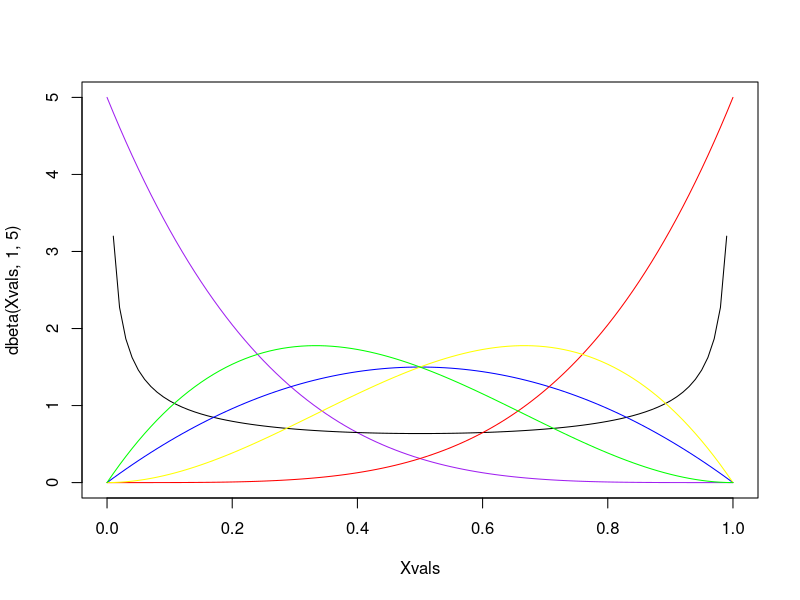
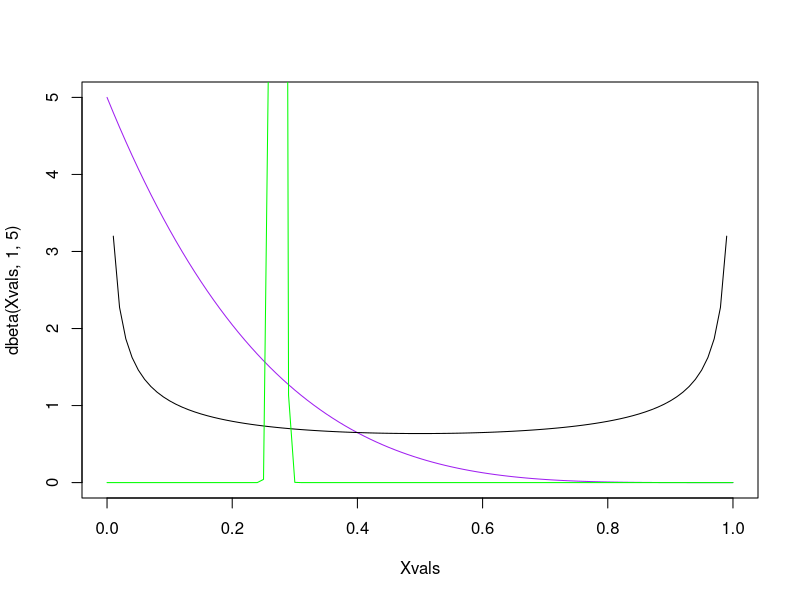
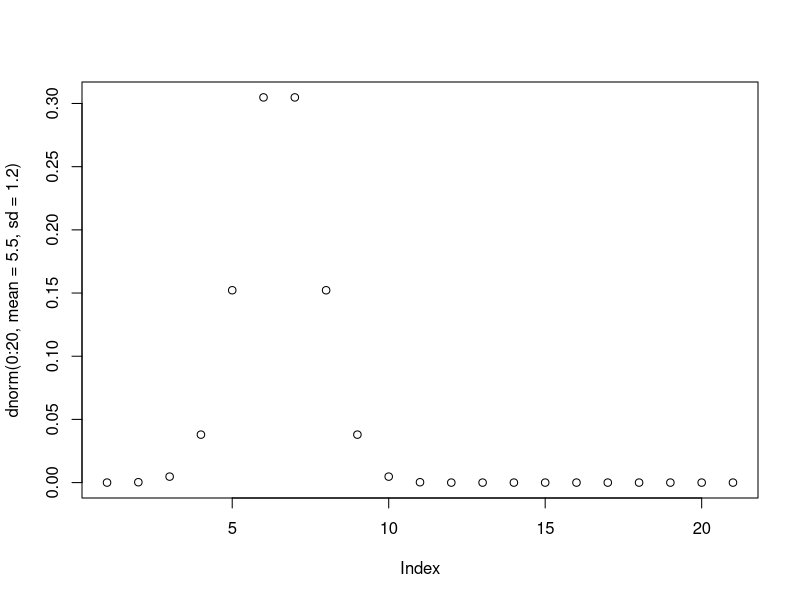
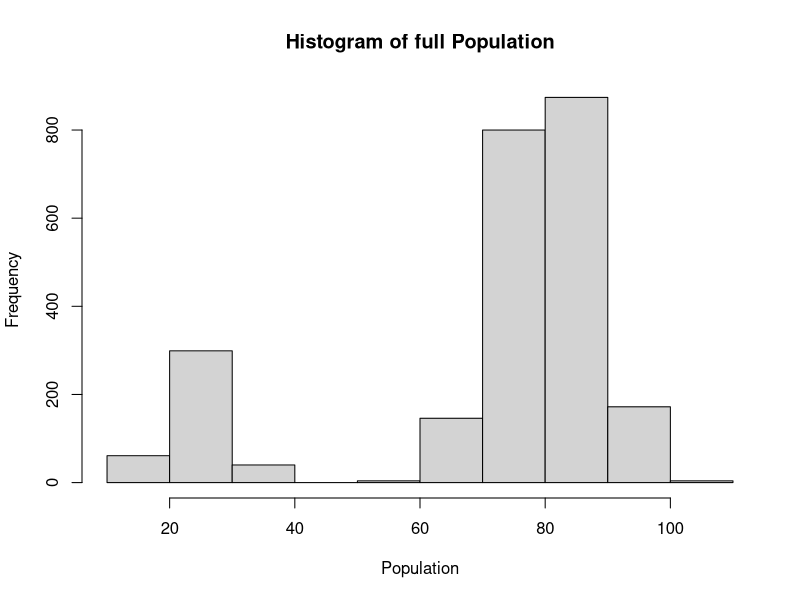
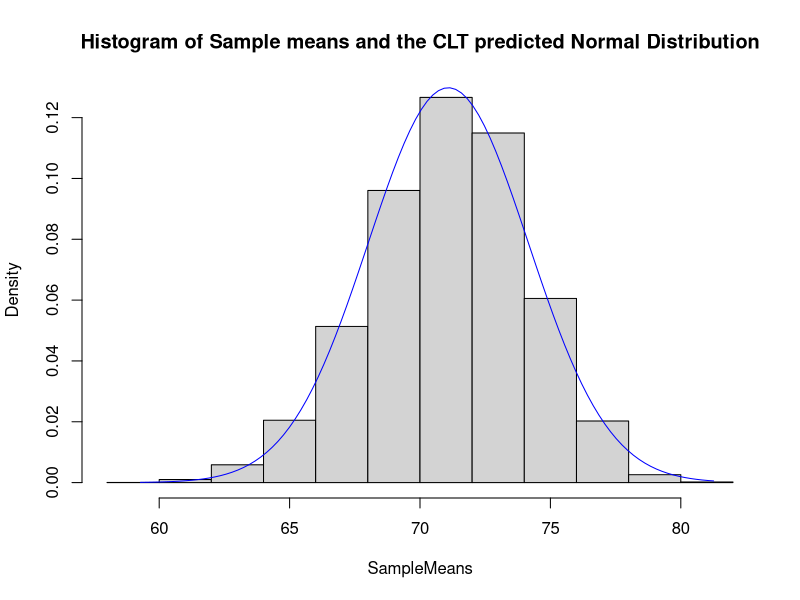
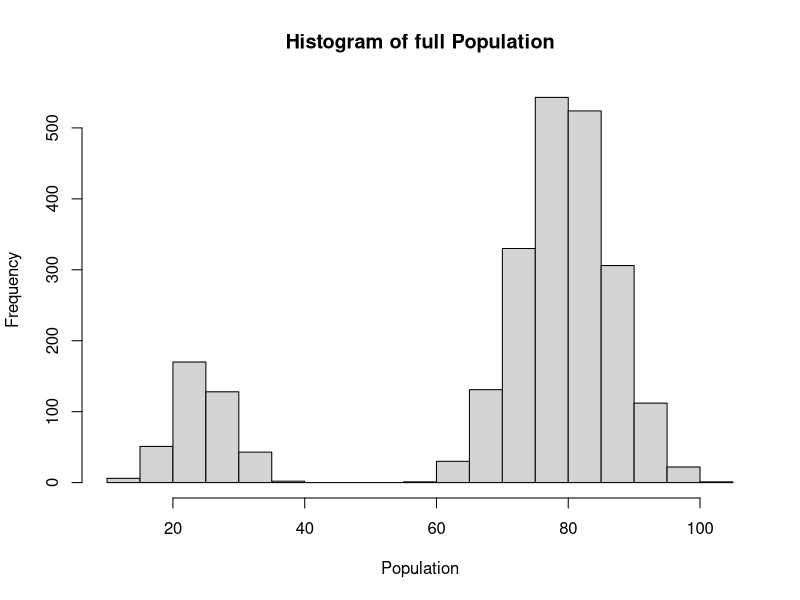
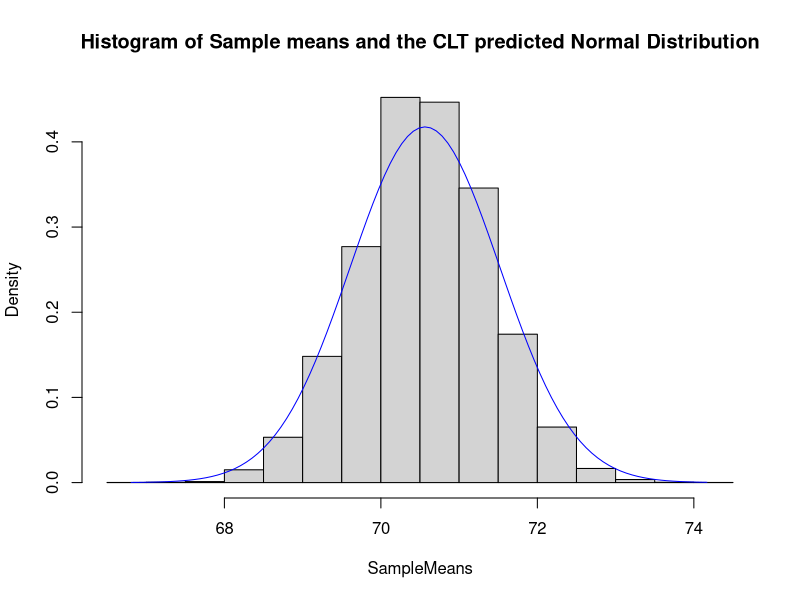
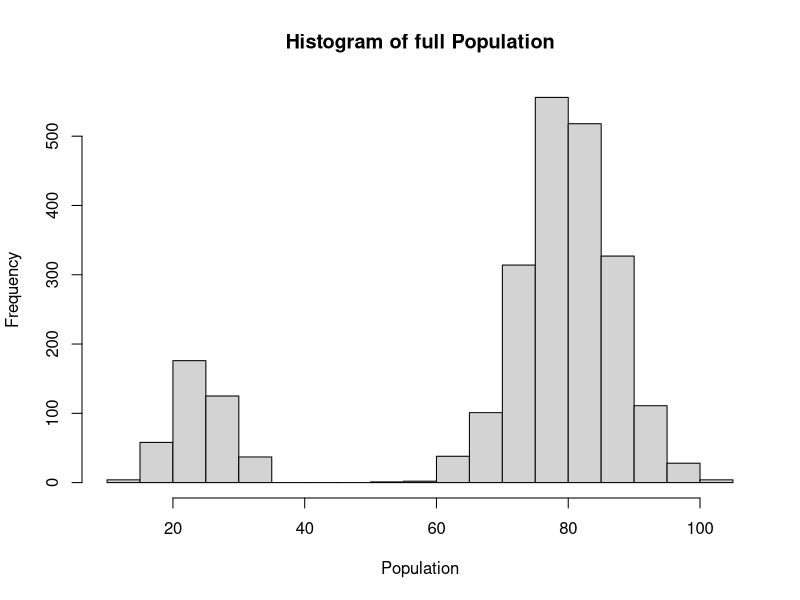

Here is the R script that generated these plots, in order:
## ---- chunk 1
knitr::opts_chunk$set(echo = TRUE)
## ---- chunk 2
pexp(6,1/14)
## ---- chunk 3
pexp(3,1/14)*750+(pexp(6,1/14)-pexp(3,1/14))*375
## ---- chunk 4
quantile(.95, 1/14)
## ---- chunk 5
mean = 14
mean
standev = 14/(sqrt(100))
standev
## ---- chunk 6
standev = 14/(sqrt(100))
pnorm(11,14,standev)
## ---- chunk 7
dx=0.1
Xvalues=seq(0,200,dx) #A vector of a bunch of x-values at an interval of dx
Densities=dexp(Xvalues,rate=1/14)  # The corresponding density values for each Xvalue
Expected=sum(Xvalues*Densities)*dx
StDev=sqrt(sum(Densities*(Xvalues-Expected)^2)*dx)
cat("Expected Value was found to be ", Expected,"\n")
cat("Standard Deviation was found to be ", StDev,"\n")
## ---- chunk 8
dx=0.1
Xvalues=seq(0,200,dx) #A vector of a bunch of x-values at an interval of dx
Densities=dexp(Xvalues,rate=1/14)  # The corresponding density values for each Xvalue
Expected=sum(Xvalues*Densities)*dx
StDev=sqrt(sum(Densities*(Xvalues-Expected)^2)*dx)
cat("Expected Value was found to be ", Expected,"\n")
cat("Standard Deviation was found to be ", StDev,"\n")
## ---- chunk 9
Xvals=seq(0,1,0.01)
plot(Xvals,dbeta(Xvals,1,5),type="l",col="purple")
lines(Xvals,dbeta(Xvals,0.5,0.5))
lines(Xvals,dbeta(Xvals,2,2),col="blue")
lines(Xvals,dbeta(Xvals,5,1),col="red")
lines(Xvals,dbeta(Xvals,3,2),col="yellow")
lines(Xvals,dbeta(Xvals,2,3),col="green")


## ---- chunk 10
Xvals=seq(0,1,0.01)
plot(Xvals,dbeta(Xvals,1,5),type="l",col="purple")
lines(Xvals,dbeta(Xvals,.5,.5))
lines(Xvals,dbeta(Xvals,1500,4000),col="green")


## ---- chunk 11
pexp(.29,1500,4000)
prob= 1 - pexp(.29,1500,4000)
prob
## ---- chunk 12
plot(dnorm(0:20, mean =5.5, sd =1.2))
## ---- chunk 13
dnorm(5, mean =5.5, sd =1.2)*100
## ---- chunk 14
pnorm(7.1, mean =5.5, sd =1.2)
## ---- chunk 15

SampleMeanDist<-function(Population,ntrials,samplesize){
  
  ## Just printing some information about the Population ##
  cat("Population average is ", mean(Population),"\n")
  cat("Population standard deviation is ", sd(Population),"\n")
  cat("Based on the sample size, the theoretical standard error will be ", sd(Population)/sqrt(samplesize),"\n")
  hist(Population, main="Histogram of full Population")
  
  ## This loop creates many trials (each producing a sample mean) ##
  SampleMeans=c()
  for (i in 1:ntrials){
    SampleMeans=c(SampleMeans,mean(sample(Population,samplesize)))
  }
  
  ## Here we plot a histogram of all the resulting sample means ##
  hist(SampleMeans,main="Histogram of Sample means and the CLT predicted Normal Distribution",freq=FALSE)
  
  ## MeanValues is produced by using the range of all sample means
  ## And then this is plotted vs. the theoretical N(mean, SE) distribution
  MeanValues=seq(min(SampleMeans),max(SampleMeans),(max(SampleMeans)-min(SampleMeans))/100)
  lines(MeanValues,dnorm(MeanValues,mean(Population),sd(Population)/sqrt(samplesize)),col="blue")
  
  ## Printing out some information about the sample mean distribution
  cat("Average of the sample means was ", mean(SampleMeans),"\n")
  cat("Standard deviation of the sample means was ", sd(SampleMeans),"\n") 
}
## ---- chunk 16
Studied=rnorm(2000,80,7)
Guessed=rbinom(400,100,1/4)

AllScores=c(Studied,Guessed)

## ---- chunk 17
repeated= 10000 # Here I'm just choosing a number of times to repeat the sampling.

SampleMeanDist(Population=AllScores,ntrials=repeated,samplesize=50)
## ---- chunk 18

SampleMeanDist<-function(Population,ntrials,samplesize){
  
  ## Just printing some information about the Population ##
  cat("Population average is ", mean(Population),"\n")
  cat("Population standard deviation is ", sd(Population),"\n")
  cat("Based on the sample size, the theoretical standard error will be ", sd(Population)/sqrt(samplesize),"\n")
  hist(Population, main="Histogram of full Population")
  
  ## This loop creates many trials (each producing a sample mean) ##
  SampleMeans=c()
  for (i in 1:ntrials){
    SampleMeans=c(SampleMeans,mean(sample(Population,samplesize)))
  }
  
  ## Here we plot a histogram of all the resulting sample means ##
  hist(SampleMeans,main="Histogram of Sample means and the CLT predicted Normal Distribution",freq=FALSE)
  
  ## MeanValues is produced by using the range of all sample means
  ## And then this is plotted vs. the theoretical N(mean, SE) distribution
  MeanValues=seq(min(SampleMeans),max(SampleMeans),(max(SampleMeans)-min(SampleMeans))/100)
  lines(MeanValues,dnorm(MeanValues,mean(Population),sd(Population)/sqrt(samplesize)),col="blue")
  
  ## Printing out some information about the sample mean distribution
  cat("Average of the sample means was ", mean(SampleMeans),"\n")
  cat("Standard deviation of the sample means was ", sd(SampleMeans),"\n") 
}
## ---- chunk 19
Studied=rnorm(2000,80,7)
Guessed=rbinom(400,100,1/4)

AllScores=c(Studied,Guessed)

## ---- chunk 20
repeated= 10000 # Here I'm just choosing a number of times to repeat the sampling.

SampleMeanDist(Population=AllScores,ntrials=repeated,samplesize=500)
## ---- chunk 21

SampleMeanDist<-function(Population,ntrials,samplesize){
  
  ## Just printing some information about the Population ##
  cat("Population average is ", mean(Population),"\n")
  cat("Population standard deviation is ", sd(Population),"\n")
  cat("Based on the sample size, the theoretical standard error will be ", sd(Population)/sqrt(samplesize),"\n")
  hist(Population, main="Histogram of full Population")
  
  ## This loop creates many trials (each producing a sample mean) ##
  SampleMeans=c()
  for (i in 1:ntrials){
    SampleMeans=c(SampleMeans,mean(sample(Population,samplesize)))
  }
  
  ## Here we plot a histogram of all the resulting sample means ##
  hist(SampleMeans,main="Histogram of Sample means and the CLT predicted Normal Distribution",freq=FALSE)
  
  ## MeanValues is produced by using the range of all sample means
  ## And then this is plotted vs. the theoretical N(mean, SE) distribution
  MeanValues=seq(min(SampleMeans),max(SampleMeans),(max(SampleMeans)-min(SampleMeans))/100)
  lines(MeanValues,dnorm(MeanValues,mean(Population),sd(Population)/sqrt(samplesize)),col="blue")
  
  ## Printing out some information about the sample mean distribution
  cat("Average of the sample means was ", mean(SampleMeans),"\n")
  cat("Standard deviation of the sample means was ", sd(SampleMeans),"\n") 
}
## ---- chunk 22
Studied=rnorm(2000,80,7)
Guessed=rbinom(400,100,1/4)

AllScores=c(Studied,Guessed)

## ---- chunk 23
repeated= 100 # Here I'm just choosing a number of times to repeat the sampling.

SampleMeanDist(Population=AllScores,ntrials=repeated,samplesize=500)
## ---- chunk 24

SampleMeanDist<-function(Population,ntrials,samplesize){
  
  ## Just printing some information about the Population ##
  cat("Population average is ", mean(Population),"\n")
  cat("Population standard deviation is ", sd(Population),"\n")
  cat("Based on the sample size, the theoretical standard error will be ", sd(Population)/sqrt(samplesize),"\n")
  hist(Population, main="Histogram of full Population")
  
  ## This loop creates many trials (each producing a sample mean) ##
  SampleMeans=c()
  for (i in 1:ntrials){
    SampleMeans=c(SampleMeans,mean(sample(Population,samplesize)))
  }
  
  ## Here we plot a histogram of all the resulting sample means ##
  hist(SampleMeans,main="Histogram of Sample means and the CLT predicted Normal Distribution",freq=FALSE)
  
  ## MeanValues is produced by using the range of all sample means
  ## And then this is plotted vs. the theoretical N(mean, SE) distribution
  MeanValues=seq(min(SampleMeans),max(SampleMeans),(max(SampleMeans)-min(SampleMeans))/100)
  lines(MeanValues,dnorm(MeanValues,mean(Population),sd(Population)/sqrt(samplesize)),col="blue")
  
  ## Printing out some information about the sample mean distribution
  cat("Average of the sample means was ", mean(SampleMeans),"\n")
  cat("Standard deviation of the sample means was ", sd(SampleMeans),"\n") 
}
## ---- chunk 25
Studied=rgeom(2000,1/5)
Guessed=rbinom(400,100,1/4)

AllScores=c(Studied,Guessed)

Number1=rgeom(500,1/5)
Number2=rbinom(100,400,1/4)
Number3=rbinom(1000,400,.9)

AllNumbers=c(Number1,Number2,Number3)

## ---- chunk 26
repeated= 100 # Here I'm just choosing a number of times to repeat the sampling.

SampleMeanDist(Population=AllNumbers,ntrials=repeated,samplesize=500)
## ---- chunk 27
mean = 5/(1/6)
mean
standev = sqrt((5*(1-1/6))/((1/6)*(1/6)))
standev
## ---- chunk 28
ave = 5/(1/6)
ave
## ---- chunk 29
stdv = standev/sqrt(30)
stdv
## ---- chunk 30
1 - pnorm(50, 30, stdv)
## ---- chunk 31
1 - pbinom(50, 30, 1/6)
## ---- chunk 32
x = qnorm(.25, 30, stdv)
x
y = qnorm(.75, 30, stdv)
y
## ---- chunk 33
x = qnbinom(.25, 5, 1/6)
x
y = qnbinom(.75, 5, 1/6)
y
